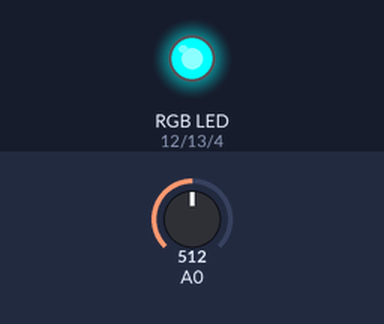
Bench run of a sketch on a simulated ESP8266 (NodeMCU). On the bench: an RGB LED mixed from three pins (HIGH = lit). Inputs (shaded band) come from the test bench; at power-on: A0 = 512. WiFi joins after 1.5 s; servers stay silent unless stated; what the sketch prints to the serial monitor is not drawn.

Above: at 1.6 s.
At 2.1 s:
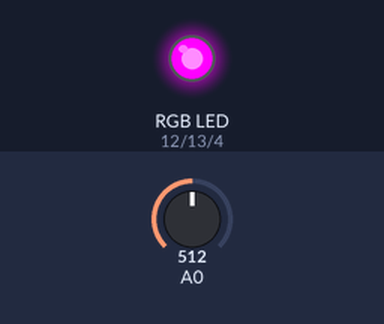
At 2.6 s:
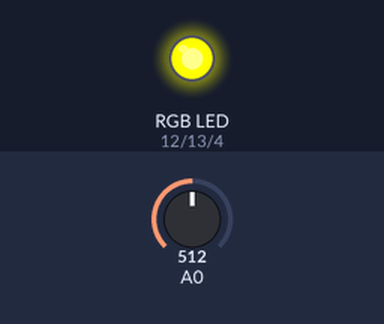
At 3.1 s:
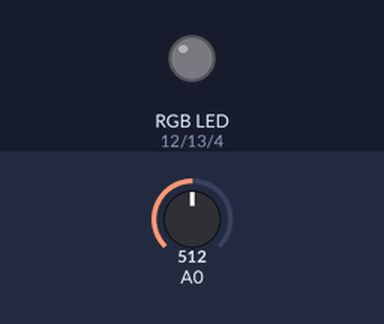
Timing chart, 0 to 4.6 s (numbered marks = the images above):
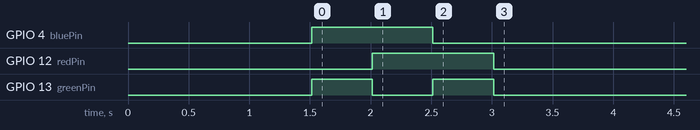

The sketch:

subway_tracker_test.ino
```cpp
#include <ESP8266WiFi.h>

//wifi and URL info
const char* ssid     = "YOUR WIFI";  //insert your wifi name here
const char* password = "YOUR PASSWORD"; //insert your wifi password

//pins for the RGB LED
const int redPin = 12;
const int greenPin = 13;
const int bluePin = 4;


// Connect to the WiFi network
void setupWifi() {
  Serial.println();
  Serial.print("Connecting to ");
  Serial.println(ssid);

  WiFi.begin(ssid, password);

  while (WiFi.status() != WL_CONNECTED) {
    delay(500);
    Serial.print(".");
  }

  Serial.println("");
  Serial.println("WiFi connected");
  Serial.println("IP address: ");
  Serial.println(WiFi.localIP());
}

//cycle through the colors in RGB order, then white
void cycleColors() {

  pinMode(redPin, OUTPUT);
  pinMode(greenPin, OUTPUT);
  pinMode(bluePin, OUTPUT);

  digitalWrite(redPin, LOW);
  digitalWrite(greenPin, HIGH);
  digitalWrite(bluePin, HIGH);

  delay(500);

  digitalWrite(redPin, HIGH);
  digitalWrite(greenPin, LOW);
  digitalWrite(bluePin, HIGH);

  delay(500);

  digitalWrite(redPin, HIGH);
  digitalWrite(greenPin, HIGH);
  digitalWrite(bluePin, LOW);

  delay(500);

  digitalWrite(redPin, LOW);
  digitalWrite(greenPin, LOW);
  digitalWrite(bluePin, LOW);

}

void setup() {
  Serial.begin(115200);
  delay(10);

  setupWifi();
  cycleColors();

}

void loop() {
  Serial.println(analogRead(A0));
  delay(100);
}
```
